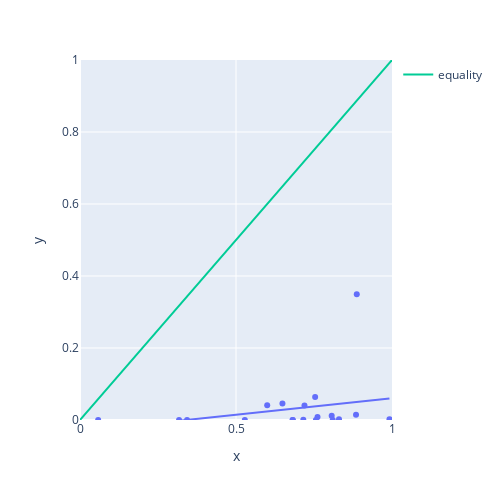

The cell this chart's notebook holds for it:
### Code cell
fig = px.scatter(
    x=df.loc["Lymphocytes"]["true_fraction"],
    y=df.loc["Lymphocytes"]["combine_lymphocytes"],
    trendline="ols"
)
fig.add_trace(go.Scatter(x=[0, 1], y=[0, 1], mode='lines', name='equality'))
fig.update_xaxes(range=[0, 1])
fig.update_yaxes(range=[0, 1])
fig.update_layout(width=500, height=500)
fig.show()

### Figure 1 — Plotly figure (JSON) as saved in the notebook; plotly's stock layout.template omitted (floating-point values rounded to 4 significant figures)
{"data": [{"hovertemplate": "x=%{x}<br>y=%{y}<extra></extra>", "legendgroup": "", "marker": {"color": "#636efa", "symbol": "circle"}, "mode": "markers", "name": "", "orientation": "v", "showlegend": false, "type": "scatter", "x": [0.6, 0.3175, 0.8871, 0.7562, 0.5283, 0.6823, 0.8101, 0.8301, 0.3431, 0.0582, 0.9918, 0.7158, 0.7195, 0.8847, 0.7537, 0.7613, 0.8067, 0.6812, 0.6488], "xaxis": "x", "y": [0.04063, 0, 0.3493, 0, 0, 0, 0, 0.002184, 0, 0, 0.002318, 0.0007918, 0.04005, 0.01488, 0.06392, 0.008402, 0.01175, 0, 0.04595], "yaxis": "y"}, {"hovertemplate": "<b>OLS trendline</b><br>y = 0.0920818 * x + -0.0313841<br>R<sup>2</sup>=0.068249<br><br>x=%{x}<br>y=%{y} <b>(trend)</b><extra></extra>", "legendgroup": "", "marker": {"color": "#636efa", "symbol": "circle"}, "mode": "lines", "name": "", "showlegend": false, "type": "scatter", "x": [0.0582, 0.3175, 0.3431, 0.5283, 0.6, 0.6488, 0.6812, 0.6823, 0.7158, 0.7195, 0.7537, 0.7562, 0.7613, 0.8067, 0.8101, 0.8301, 0.8847, 0.8871, 0.9918], "xaxis": "x", "y": [-0.02602, -0.002148, 0.0002092, 0.01726, 0.02386, 0.02836, 0.03134, 0.03144, 0.03453, 0.03487, 0.03802, 0.03825, 0.03872, 0.0429, 0.04321, 0.04505, 0.05008, 0.0503, 0.05994], "yaxis": "y"}, {"mode": "lines", "name": "equality", "type": "scatter", "x": [0, 1], "y": [0, 1]}], "layout": {"height": 500, "legend": {"tracegroupgap": 0}, "margin": {"t": 60}, "width": 500, "xaxis": {"anchor": "y", "domain": [0, 1], "range": [0, 1], "title": {"text": "x"}, "type": "linear"}, "yaxis": {"anchor": "x", "domain": [0, 1], "range": [0, 1], "title": {"text": "y"}, "type": "linear"}}}
